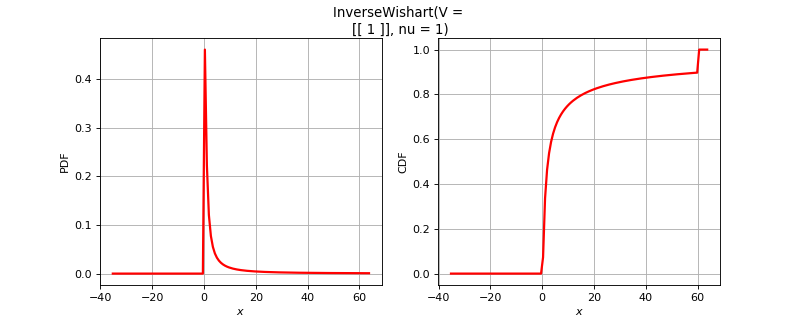

The script that drew this image:
import openturns as ot
from matplotlib import pyplot as plt
from openturns.viewer import View
if (ot.InverseWishart().__class__.__name__=='ComposedDistribution'):
    correlation = ot.CorrelationMatrix(2)
    correlation[1, 0] = 0.25
    aCopula = ot.NormalCopula(correlation)
    marginals = [ot.Normal(1.0, 2.0), ot.Normal(2.0, 3.0)]
    distribution = ot.ComposedDistribution(marginals, aCopula)
elif (ot.InverseWishart().__class__.__name__=='CumulativeDistributionNetwork'):
    distribution = ot.CumulativeDistributionNetwork([ot.Normal(2),ot.Dirichlet([0.5, 1.0, 1.5])], ot.BipartiteGraph([[0,1], [0,1]]))
else:
    distribution = ot.InverseWishart()
dimension = distribution.getDimension()
if dimension <= 2:
    if distribution.getDimension() == 1:
        distribution.setDescription(['$x$'])
        pdf_graph = distribution.drawPDF()
        cdf_graph = distribution.drawCDF()
        fig = plt.figure(figsize=(10, 4))
        plt.suptitle(str(distribution))
        pdf_axis = fig.add_subplot(121)
        cdf_axis = fig.add_subplot(122)
        View(pdf_graph, figure=fig, axes=[pdf_axis], add_legend=False)
        View(cdf_graph, figure=fig, axes=[cdf_axis], add_legend=False)
    else:
        distribution.setDescription(['$x_1$', '$x_2$'])
        pdf_graph = distribution.drawPDF()
        fig = plt.figure(figsize=(10, 5))
        plt.suptitle(str(distribution))
        pdf_axis = fig.add_subplot(111)
        View(pdf_graph, figure=fig, axes=[pdf_axis], add_legend=False)
